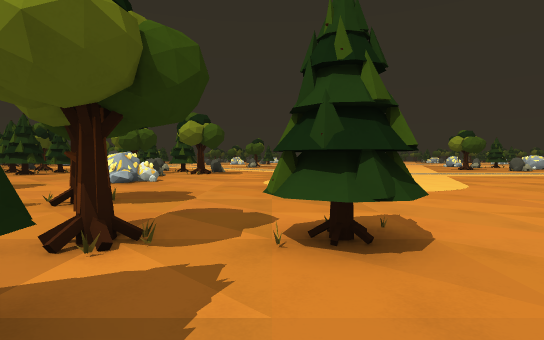
view 1 (above)

24 first-person views from a walk through a 3-D level made in the Godot game engine. The camera is 1.5 m above the floor, tilts 2° down and sees 80° across. The floor is counted in squares, 2 m on a side. Each view is taken from the middle of a square. On the plan, view 1 faces up. The plan holds only what a view shows up to about 11 squares ahead; the rest is blank. The place goes on beyond the plan.

view 2
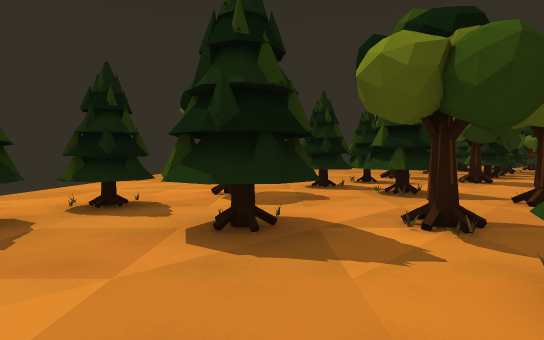

view 3
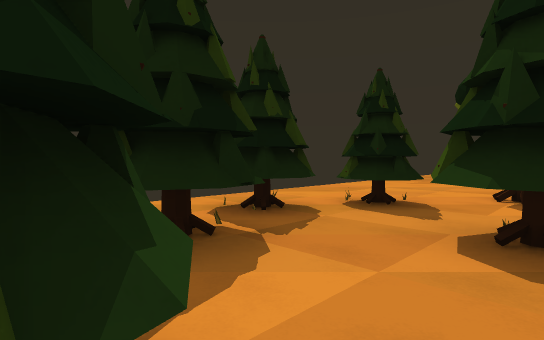

view 4
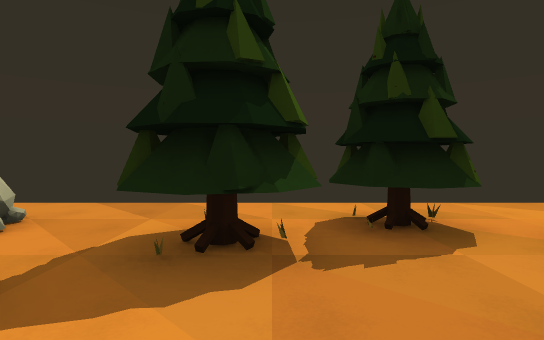

view 5
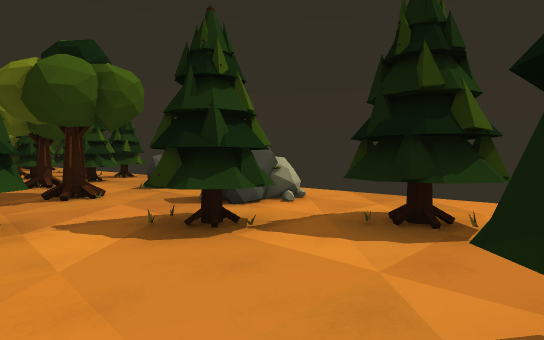

view 6
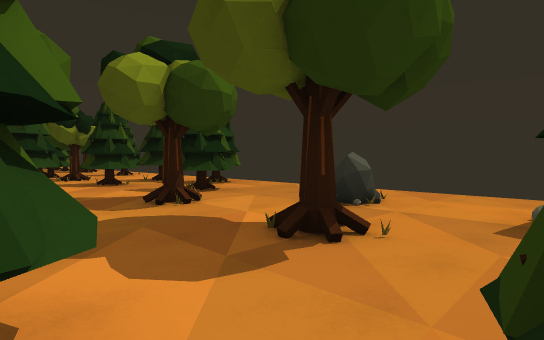

view 7
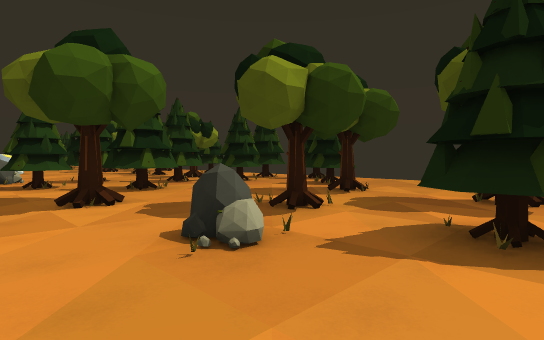

view 8
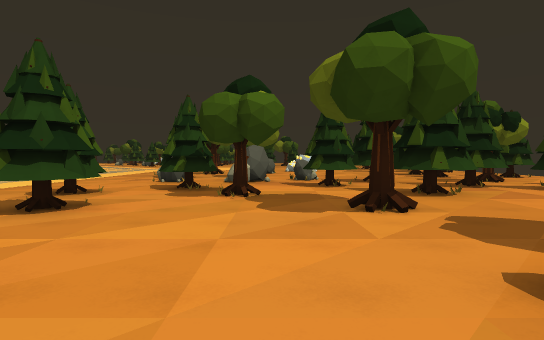

view 9
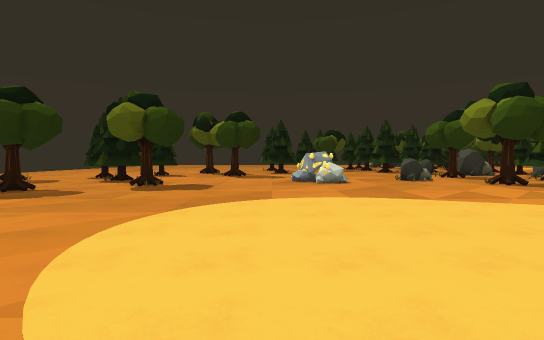

view 10
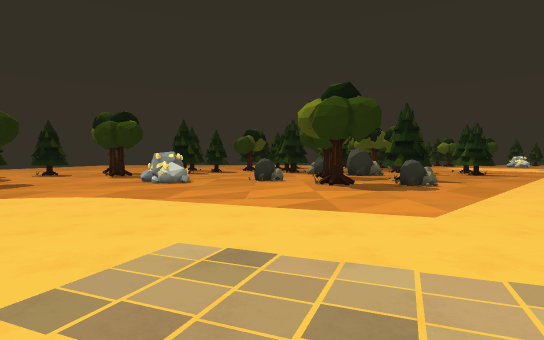

view 11
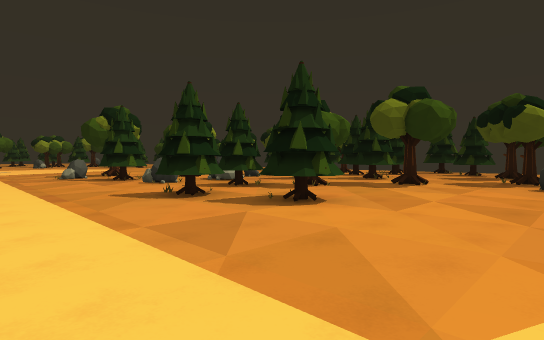

view 12
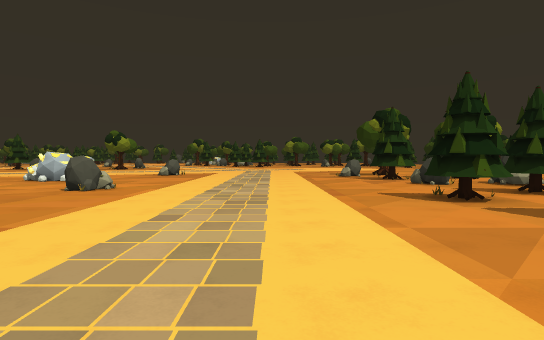

view 13
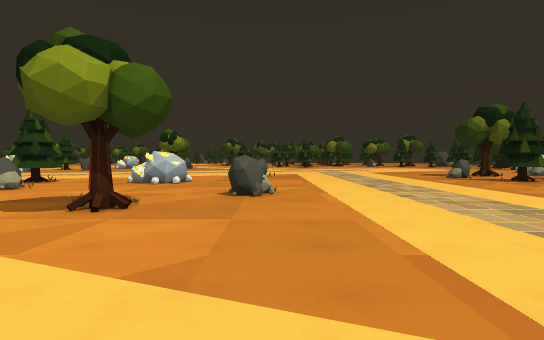

view 14
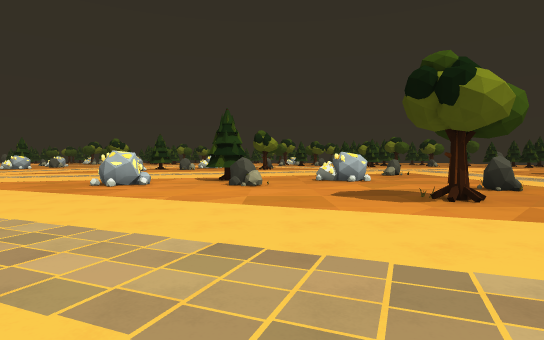

view 15
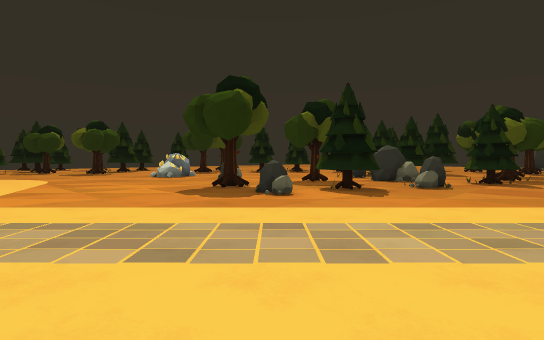

view 16
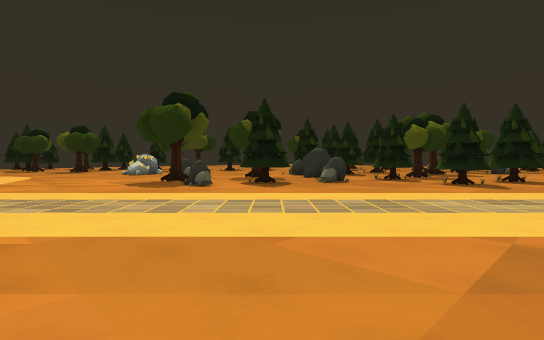

view 17
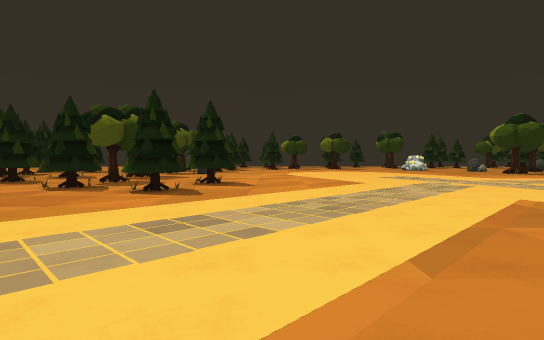

view 18
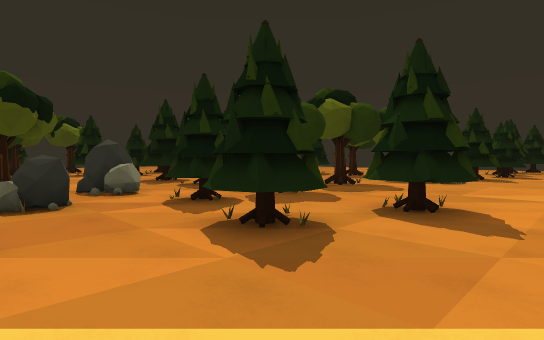

view 19
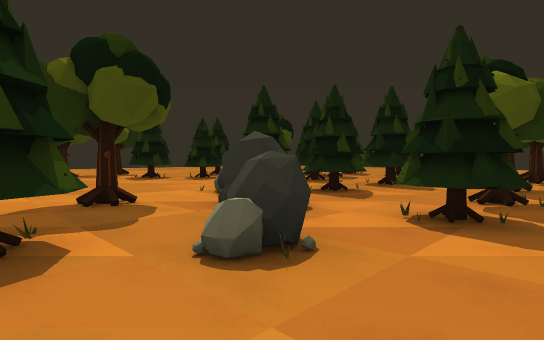

view 20
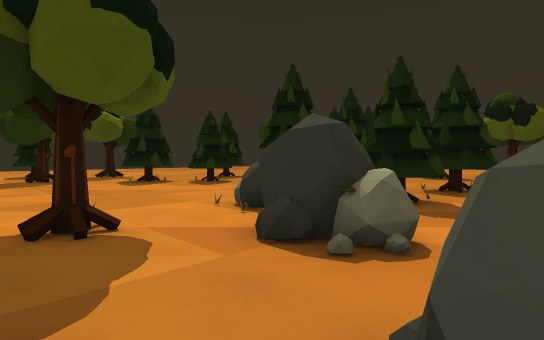

view 21
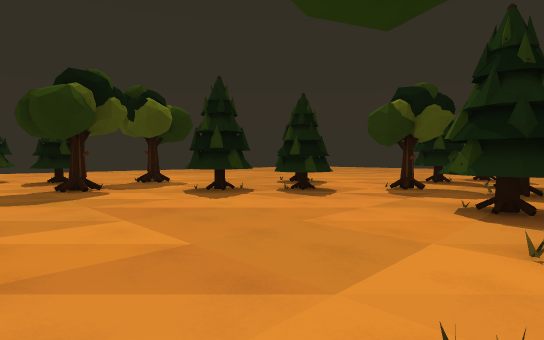

view 22
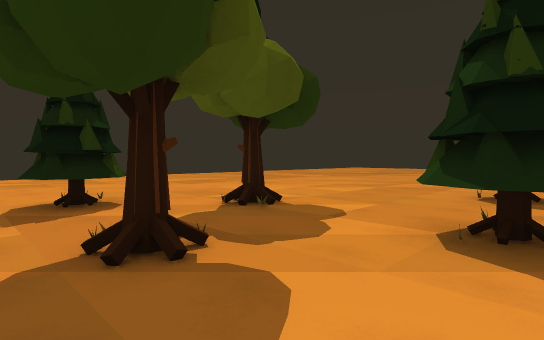

view 23
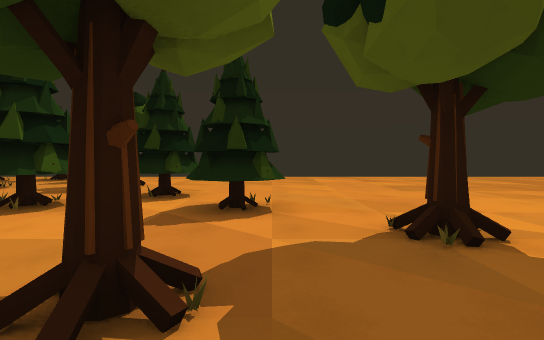

view 24
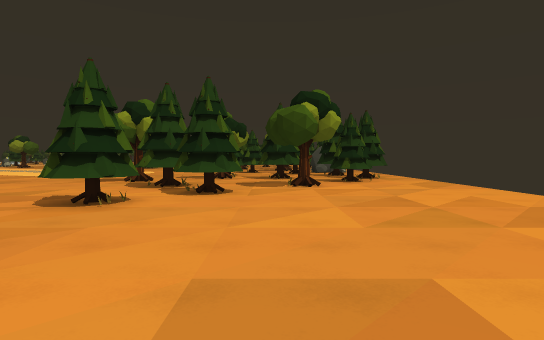

### Floor plan
Key: @ floor where view 1 was taken; # wall or solid block; x gap in a wall; . floor; = window, fence, low wall or low ledge; ^ raised ledge; T thing the floor can be seen under or through.
Columns run from 14 left of view 1 to 19 right of it. Each row starts with its distance up from view 1.
 31   ......                    ....
 30   ........                 ...#=
 29   .........              .....^=.
 28   ..........            .........
 27   ...........          .........#
 26   ...............     ........#.##
 25 .................    .............
 24 ...#x#...........     ............
 23 .....##..........      .........#
 22 .................       ...#....#
 21 #...##...........       .........
 20 #....x.#.........      ..........
 19 .....x..##.......     ............
 18 #.##.#...#.=.....      ...........
 17 #.##..............     ...........
 16 ..##...#...........   ............
 15 #.##................ .............
 14 #........#........................
 13 #................... .............
 12 ...................  ......#......
 11 ..#......##..............#.#...#x#
 10  .###....^...............#.....# #
  9 #..##.......................#...
  8 ...........................#..##
  7 ......#........................x
  6 ...#.........................#.#
  5 ...........#.............#...#..
  4 .....##.##.........##......# ###
  3 .......###..#.##...##.#....####
  2 .......##........##.........##..
  1 ............##...............#..
  0  ........#..T#@.##..#..#....#..#
 -1 ...........T..TTTT#......#..#...
 -2 ...........TTTTT.##..#...#..##
 -3     ........TT...#........###
 -4      ......................

Where each view was taken, in squares from view 1:
view 1: 0 up, 0 right, facing up
view 2: 1 up, 2 right, facing left
view 3: 1 up, 2 right, facing down-left
view 4: 1 up, 0 right, facing down
view 5: 2 up, 1 left, facing down-right
view 6: 3 up, 4 right, facing down-right
view 7: 7 up, 5 right, facing down-right
view 8: 7 up, 6 right, facing right
view 9: 9 up, 6 right, facing left
view 10: 14 up, 6 right, facing left
view 11: 15 up, 7 right, facing down-right
view 12: 15 up, 7 right, facing right
view 13: 19 up, 8 right, facing right
view 14: 25 up, 7 right, facing right
view 15: 23 up, 2 right, facing down-left
view 16: 26 up, 2 right, facing down-left
view 17: 26 up, 1 left, facing left
view 18: 26 up, 6 left, facing down-left
view 19: 22 up, 5 left, facing down-left
view 20: 20 up, 6 left, facing down-left
view 21: 16 up, 6 left, facing down-left
view 22: 10 up, 7 left, facing down-left
view 23: 9 up, 9 left, facing down
view 24: 1 up, 14 left, facing right
